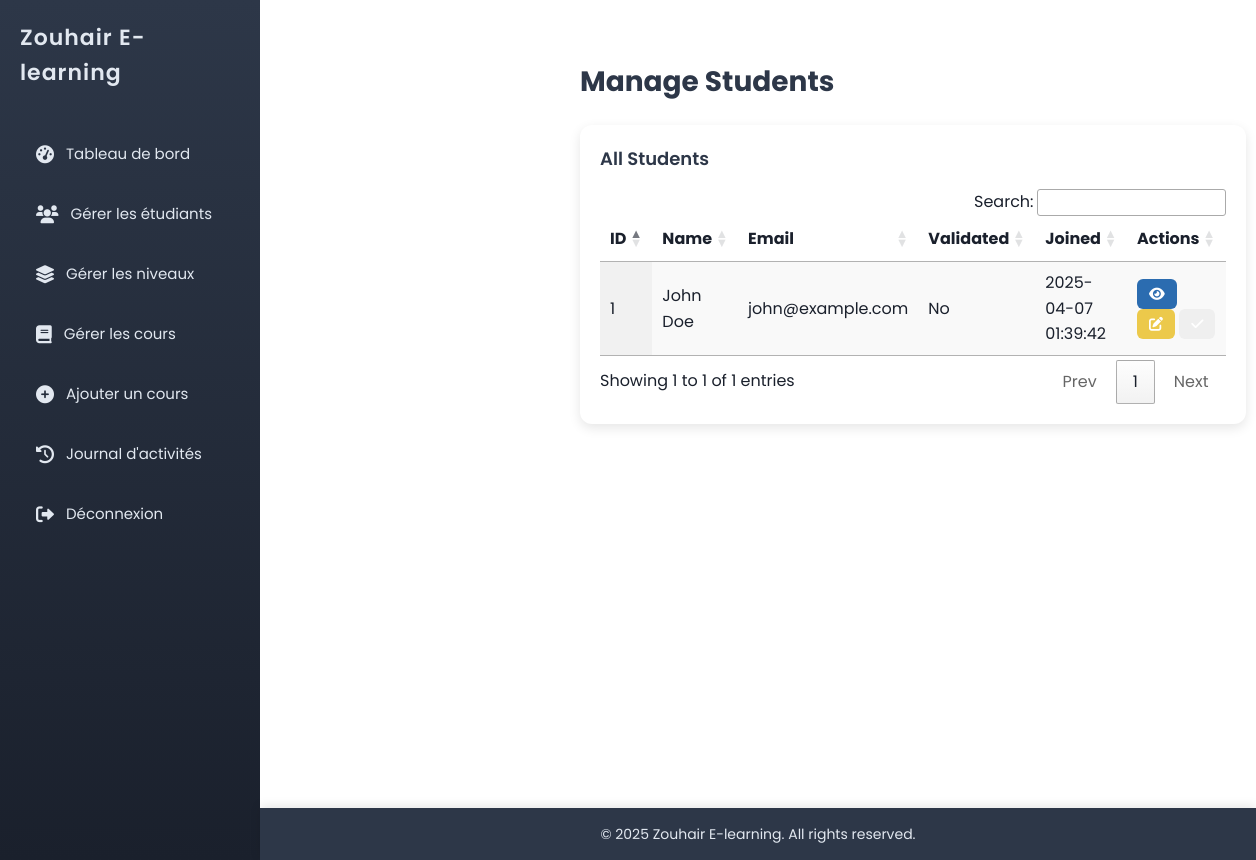
The app's page /admin/manage_students.php (signed in) with its own data.
### tables this page shows
CREATE TABLE `students` (
  `id` int(11) NOT NULL,
  `username` varchar(50) NOT NULL,
  `password` varchar(50) NOT NULL,
  `full_name` varchar(100) NOT NULL,
  `email` varchar(100) NOT NULL,
  `phone` varchar(20) NOT NULL,
  `is_validated` tinyint(1) DEFAULT 0,
  `device_token` varchar(255) DEFAULT NULL,
  `created_at` timestamp NOT NULL DEFAULT current_timestamp()
);

### admin/manage_students.php (the view, shortened to what this page needs)
<?php
require_once '../includes/config.php';
$students = $conn->query("SELECT id, full_name, email, is_validated, created_at FROM students ORDER BY created_at DESC");
?>
<!DOCTYPE html>
<html lang="en">
<head>
    <link rel="stylesheet" href="../assets/css/admin.css">
    <link rel="stylesheet" href="https://cdn.datatables.net/1.11.5/css/jquery.dataTables.min.css">
</head>
<body>
    <?php include '../includes/header.php'; ?>
    <main class="main-content">
        <div class="dashboard">
            <h1>Manage Students</h1>
            <section class="tables">
                <div class="table-container">
                    <h2>All Students</h2>
                    <table id="studentsTable" class="display">
                        <thead>
                            <tr>
                                <th>ID</th>
                                <th>Name</th>
                                <th>Email</th>
                                <th>Validated</th>
                                <th>Joined</th>
                                <th>Actions</th>
                            </tr>
                        </thead>
                        <tbody>
                            <?php while ($student = $students->fetch_assoc()): ?>
                                <tr>
                                    <td><?php echo $student['id']; ?></td>
                                    <td><?php echo htmlspecialchars($student['full_name']); ?></td>
                                    <td><?php echo htmlspecialchars($student['email']); ?></td>
                                    <td><?php echo $student['is_validated'] ? 'Yes' : 'No'; ?></td>
                                    <td><?php echo $student['created_at']; ?></td>
                                    <td>
                                        <a href="view_student.php?id=<?php echo $student['id']; ?>" class="btn-action view"><i class="fas fa-eye"></i></a>
                                        <a href="edit_student.php?id=<?php echo $student['id']; ?>" class="btn-action edit"><i class="fas fa-edit"></i></a>
                                        <?php if (!$student['is_validated']): ?>
                                            <button class="btn-action validate" data-student-id="<?php echo $student['id']; ?>" data-student-name="<?php echo htmlspecialchars($student['full_name']); ?>"><i class="fas fa-check"></i></button>
                                        <?php endif; ?>
                                    </td>
                                </tr>
                            <?php endwhile; ?>
                        </tbody>
                    </table>
                </div>
            </section>
        </div>
    </main>
    <?php include '../includes/footer.php'; ?>
</body>
</html>

### assets/css/admin.css (style rules this page uses)
* { margin: 0; padding: 0; box-sizing: border-box; }
body { font-family: 'Poppins', sans-serif; background-color: #f0f2f5; color: #1a202c; display: flex; min-height: 100vh; line-height: 1.6; transition: opacity 0.2s ease; }
body, canvas, .pdf-container { user-select: none; -webkit-user-select: none; -moz-user-select: none; -ms-user-select: none; -webkit-user-drag: none; }
.main-content { margin-left: 260px; padding: 30px; width: calc(100% - 260px); background-color: #fff; min-height: 100vh; position: relative; }
.dashboard h1 { font-size: 28px; font-weight: 700; color: #2d3748; margin-bottom: 20px; }
.tables { display: grid; grid-template-columns: 1fr; gap: 20px; }
.table-container { background: #fff; padding: 20px; border-radius: 12px; box-shadow: 0 4px 12px rgba(0, 0, 0, 0.1); }
.table-container h2 { font-size: 18px; color: #2d3748; margin-bottom: 15px; font-weight: 600; }
.btn-action { padding: 6px 12px; border: none; border-radius: 6px; cursor: pointer; font-size: 12px; color: #fff; text-decoration: none; display: inline-flex; align-items: center; justify-content: center; transition: all 0.3s ease; min-width: 30px; height: 30px; }
.btn-action i { font-size: 14px; }
.btn-action.view { background-color: #2b6cb0; }
.btn-action.edit { background-color: #ecc94b; }

### records on screen
students: id "1", full_name "John Doe", email "john@example.com", is_validated "No", created_at "2025-04-07 01:39:42"
